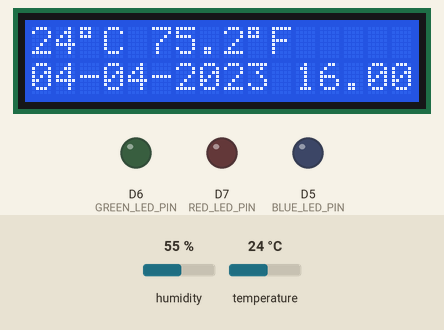
This program was run on a simulated ESP8266 (NodeMCU). Parts: 16×2 character LCD, output pins drawn as LEDs (lit = HIGH). Inputs (shaded band) come from the test bench; at power-on: temperature 24 °C, humidity 55 %. What the program prints to the serial monitor is not drawn.

Above: at 1.2 s.
1.3 s: temperature set to 4 °C
At 3.9 s:
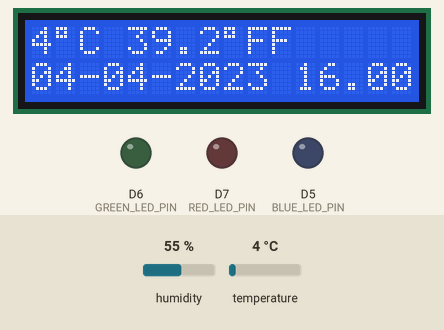
4.5 s: temperature set to 27 °C
At 6.41 s:
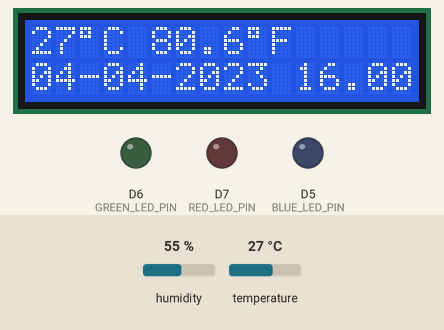
7.7 s: temperature set to 30 °C
At 8.46 s:
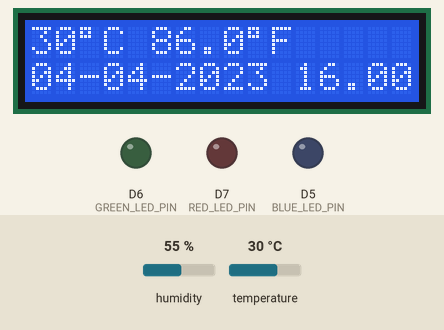
Timing chart, 0 to 18.4 s (numbered marks = the images above; inputs shaded):
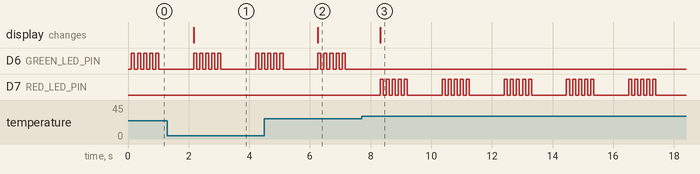

Measured:
- after the input at 1.3 s, the display: changes after 0.86 s (image 1)
- after the input at 4.5 s, the display: changes after 1.8 s (image 2)
- after the input at 7.7 s, D6 (GREEN_LED_PIN): stops changing and stays LOW; D7 (RED_LED_PIN): LOW → HIGH after 0.61 s, then repeats every 2.0 s: 4 × (LOW 0.10 s, HIGH 0.10 s), LOW 1.1 s, HIGH 0.10 s; the display: changes after 0.61 s (image 3)

The program:

main.cpp
```cpp
#include <Arduino.h>
#include <Wire.h>
#include <LiquidCrystal_I2C.h>
#include <SimpleDHT.h>
#define DEGREE_SYMBOL 0xDF

const int DHT_PIN = D3;
SimpleDHT11 dht(DHT_PIN);

const int BLUE_LED_PIN = D5;
const int GREEN_LED_PIN = D6;
const int RED_LED_PIN = D7;

LiquidCrystal_I2C lcd(0x27, 16, 2); // Alamat I2C untuk LCD

void setup()
{
    Serial.begin(115200);
    pinMode(BLUE_LED_PIN, OUTPUT);
    pinMode(GREEN_LED_PIN, OUTPUT);
    pinMode(RED_LED_PIN, OUTPUT);

    lcd.init();      // Inisialisasi LCD
    lcd.backlight(); // Hidupkan backlight
    lcd.setCursor(0, 0);
    lcd.print("");
}

void loop()
{
    byte temperature = 0;
    byte humidity = 0;
    int err = SimpleDHTErrSuccess;
    if ((err = dht.read(&temperature, &humidity, NULL)) != SimpleDHTErrSuccess)
    {
        Serial.print("Gagal membaca dari sensor DHT11, kode error: ");
        Serial.println(err);
        return;
    }

    float temperatureF = temperature * 1.8 + 32;

    Serial.print(String(temperature, DEC) + "°C ");
    Serial.print(String(temperatureF, 1) + "°F ");

    lcd.setCursor(0, 0);
    lcd.print(String(temperature, DEC));
    lcd.write(DEGREE_SYMBOL);
    lcd.print("C ");
    lcd.print(String(temperatureF, 1));
    lcd.write(DEGREE_SYMBOL);
    lcd.print("F");

    lcd.setCursor(0, 1);
    lcd.print("04-04-2023 16.00");
    if (temperature >= 29)
    { // suhu tinggi, LED merah akan berkedip
        digitalWrite(BLUE_LED_PIN, LOW);
        digitalWrite(GREEN_LED_PIN, LOW);
        for (int i = 0; i < 5; i++)
        {
            digitalWrite(RED_LED_PIN, HIGH);
            delay(100);
            digitalWrite(RED_LED_PIN, LOW);
            delay(100);
        }
    }
    else if (temperature <= 28)
    { // suhu rendah, LED hijau akan berkedip
        digitalWrite(BLUE_LED_PIN, LOW);
        digitalWrite(RED_LED_PIN, LOW);
        for (int i = 0; i < 5; i++)
        {
            digitalWrite(GREEN_LED_PIN, HIGH);
            delay(100);
            digitalWrite(GREEN_LED_PIN, LOW);
            delay(100);
        }
    }
    else
    { // suhu normal, LED biru akan berkedip
        digitalWrite(GREEN_LED_PIN, LOW);
        digitalWrite(RED_LED_PIN, LOW);
        for (int i = 0; i < 5; i++)
        {
            digitalWrite(BLUE_LED_PIN, HIGH);
            delay(100);
            digitalWrite(BLUE_LED_PIN, LOW);
            delay(100);
        }
    }

    Serial.println("---");
    delay(1000);
}
```
